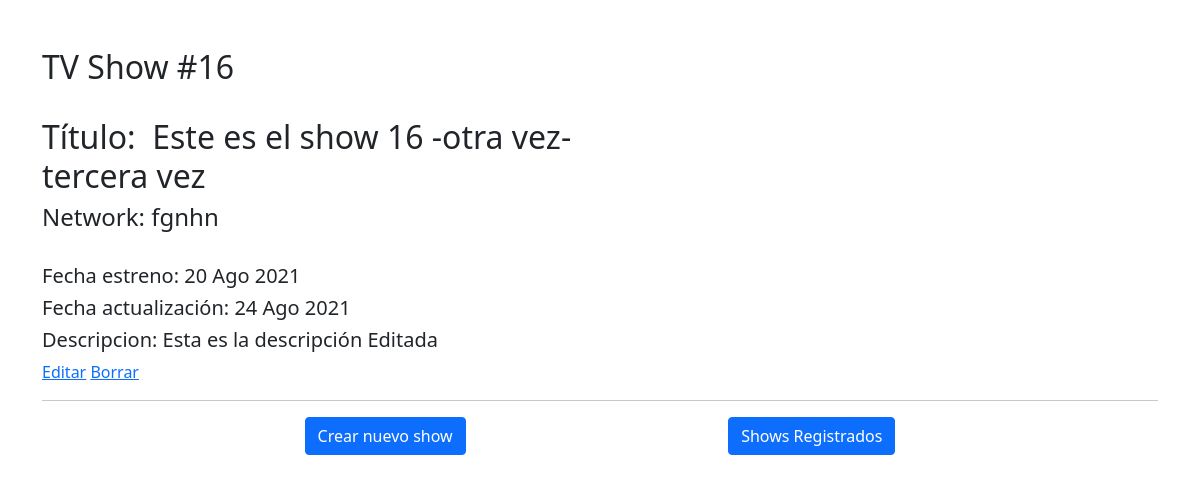
Screenshot of /shows/16 with the database file from the repository.
### app/models.py (models this page shows, shortened)
class Show(models.Model):
    title = models.CharField(max_length=65)
    network = models.CharField(max_length=65)
    release_date = models.DateField() #Fecha de estreno
    updated_at = models.DateTimeField(auto_now=True)
    desc = models.TextField()
    objects = ShowManager()
    def __str__(self):
        return f"Show: {self.title}, {self.network}, {self.release_date}, {self.desc}"

### app/views.py (the view)
# urls.py: path('shows/<int:id>', views.shows_mostrar),
def shows_mostrar(request, id):
    show_by_id = Show.objects.get(id=id)
    print("Mostrando: ", show_by_id)
    context = {
        'show' : show_by_id,
    }
    return render(request, 'shows_mostrar.html', context)

### app/templates/shows_mostrar.html (shortened to what this page needs)
{% extends "base.html" %}
{% block contenido %}
<div class="row">
  <div class="col-6">
    <h2>TV Show #{{show.id}}</h2> <br>
    <h2>Título: &nbsp;{{show.title}} </h2>
    <h4>Network: {{show.network}} </h4><br>
    <h5>Fecha estreno: {{show.release_date | date:"d M Y"}}</h5>
    <h5>Fecha actualización: {{show.updated_at | date:"d M Y"}}</h5>
    <h5>Descripcion: {{show.desc}}</h5>
    <a href="/shows/{{show.id}}/edit">Editar</a>
    <a href="/shows/{{show.id}}/delete">Borrar</a>
  </div>
</div>
{% endblock %}

### rows the page displays
Show: id "16", title "Este es el show 16 -otra vez- tercera vez", network "fgnhn", release_date "20 Ago 2021", updated_at "24 Ago 2021", desc "Esta es la descripción Editada"
